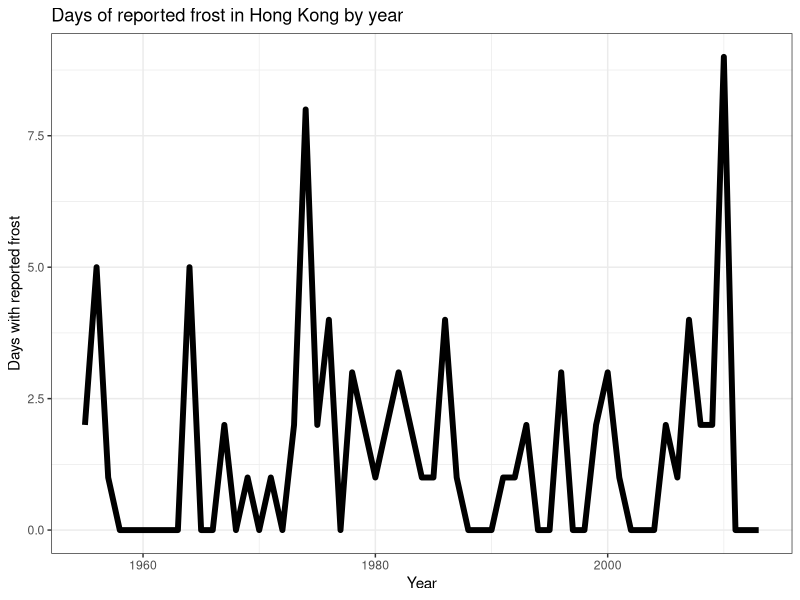
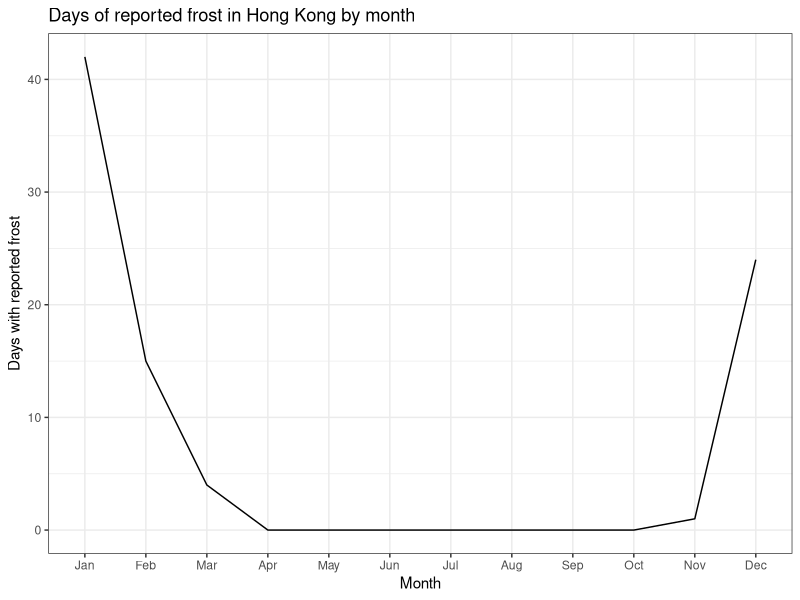
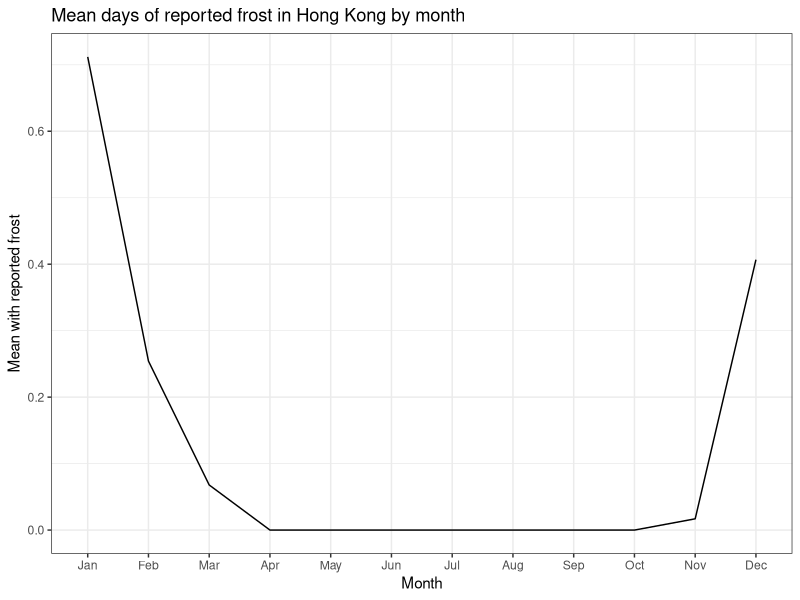

Write R code to recreate these figures, in order.
## ---- chunk 1
library(data.table)
library(ggplot2)
library(reshape2)

theme_set(theme_bw())
## ---- chunk 2
frost <- fread(input = "frost.tsv", header=TRUE) 
frost[,Ann := NULL]
frost <- data.table(melt(frost, id.vars = "Year"), key="Year,variable")
setnames(frost, c("year", "month", "frost"))
frostbyyear <- frost[,list(frost=sum(frost)),by=year]
frostbyyearplot <- ggplot(frostbyyear) + geom_line(aes(x = year, y = frost), size = 2) + labs(x = "Year", y = "Days with reported frost", title = "Days of reported frost in Hong Kong by year")
plot(frostbyyearplot)
## ---- chunk 3
frostbymonth <- frost[,list(frost=sum(frost)),by=month]
frostbymonthplot <- ggplot(frostbymonth) + geom_line(aes(x = month, y = frost, group = 1)) + theme_bw() + labs(x = "Month", y = "Days with reported frost", title = "Days of reported frost in Hong Kong by month")
plot(frostbymonthplot)
## ---- chunk 4
frostbymonthperyear <- frost[,list(frost=mean(frost)),by=month]
frostbymonthperyearplot <- ggplot(frostbymonthperyear) + geom_line(aes(x = month, y = frost, group = 1)) + theme_bw() + labs(x = "Month", y = "Mean with reported frost", title = "Mean days of reported frost in Hong Kong by month") 
plot(frostbymonthperyearplot)
